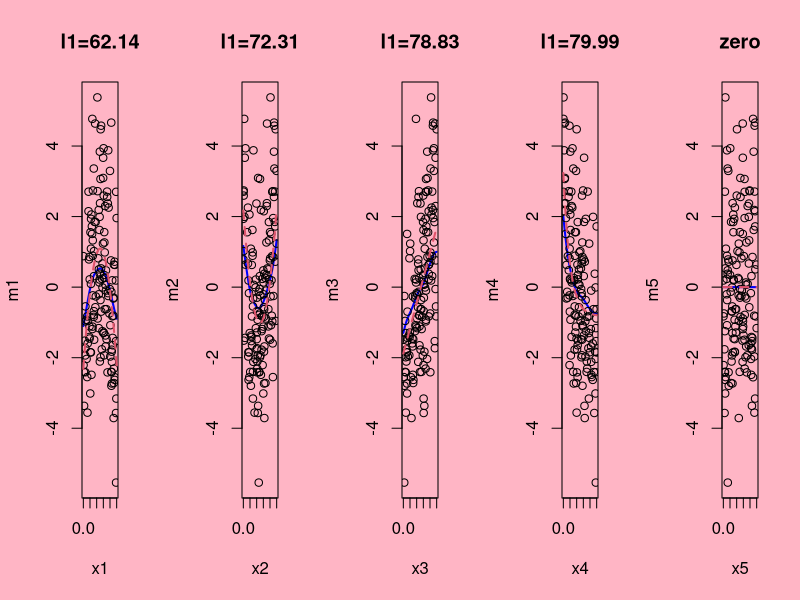

Write R code to recreate this figure.

soft.threshold = function(x,lambda) {
  return(sign(x) * (abs(x)-lambda) * (abs(x) > lambda))
}

generator1 = function(n=150,d=50,sigma2=1){
 epsilon = rnorm(n,0,sigma2)
 M = matrix(NA,nrow=n,ncol=d)
 x = matrix(runif(d*n,-2.5,2.5),nrow=n,ncol=d)
 for(p in c(1:d)){
   if(p==1){ M[,p] = -x[,p]^2 - mean(-x[,p]^2)}
   if(p==2){ M[,p] = x[,p]^2 - mean(x[,p]^2)}
   if(p==3){ M[,p] = x[,p]}
   if(p==4){ M[,p] = exp(-x[,p])- mean(exp(-x[,p]))}
   if(p>4 ){ M[,p] = 0}
 }
 for(p in c(1:d)){
    x[,p] = (x[,p]-min(x[,p]))/(max(x[,p])-min(x[,p]))
 }
 M[,1:4]  = scale(M[,1:4])        # rescale the design matrix
 m        = apply(M[,c(1:d)],1,sum)     # mean function
 y        = m +  epsilon
 return(list(y=y,x=x,M=M))
}

kernel.smoothing.matrix = function(h, x) {
  n = length(x)
  S = matrix(0,n,n)
  for (i in 1:n) {
    tmp1  = x - x[i]
    w     = exp(-(tmp1)^2/(2*h^2))
    w     = w/sum(w)
    S[i,] = w
  }
  return(S)
}

local.linear.smoothing.matrix = function(h, x) {
  n = length(x)
  S = matrix(0,n,n)
  
  for (i in 1:n) {
    xdiff = x - x[i]
    w     = exp(-(xdiff)^2/(2*h^2))
    W     = diag(w/sum(w))
    X     = cbind(1,matrix(xdiff,n,1,byrow=TRUE))
    T     = solve(t(X) %*% W %*% X) %*% t(X) %*% W
    S[i,] = T[1,]
  }
  return(S)
}


plotM1 = function(y,x,M1,M){
  d   = ncol(M)
  res = y - apply(M1,1,sum)
  par(mfrow=c(1,5))
  for(i in c(1:min(d,10))){
    par(cex=1.0,cex.sub=1.0,cex.lab=1.0,bg="pink1")
      ord   = order(x[,i])
      M1[,i]= M1[,i]- mean(M1[,i])
      M[,i] = M[,i]- mean(M[,i])
      l = sum(abs(M1[,i]))
      if (l == 0) {
        s = "zero"
      }
      else {
        s = sprintf("l1=%.2f", sum(abs(M1[,i])))
      }
      plot(x[,i][ord], M1[,i][ord],ylim=c(min(y),max(y)),
           type='l',lwd=2,xlab=paste('x',i,sep=''),
           ylab=paste('m',i,sep=''),col='blue',main=s)
      points(x[,i][ord],y[ord],lwd=1)
      lines(M[,i][ord]~x[,i][ord],lty=2,lwd=2,col=2)
  }

  num.zeros = 0
  for (i in 1:d) {
    M1[,i] = M1[,i] - mean(M1[,i])
    l1 = sum(abs(M1[,i]))
    if (l1 == 0) {
      num.zeros = num.zeros + 1
    }
  }
  cat(sprintf("Number of zeros: %d of %d\n", num.zeros, d))
}

# the functional thresholded backfitting algorithm
#----------------------------------------------------------------
# Functionality: functional shrinked backfitting algorithm
#   output - M1: the fitted component function matrix
#   input  - y: the response, x: design, M: plug-in bandwidth
#              lambda: the regularizor, maxStep: maximum run
#----------------------------------------------------------------
backfit = function(x,y,h,lambda,maxStep = 100){
  d  = ncol(x)
  n  = length(y)
  M1 = matrix(0,n,d)
  alpha = rep(1,d)
  S  = matrix(0,d,n*n)

  cat("constructing smoothing matrices...\n")
  for (i in 1:d) {
    #W = kernel.smoothing.matrix(h[i],x[,i])
    W = local.linear.smoothing.matrix(h[i],x[,i])
    #cat("i: ", i, "\n")
    S[i,] = as.vector(W)
  }
  
  cat("lambda=",lambda,"\n")
  order = sample(d,d)  # visit the variables in a random order
  cat("Variable order: ", order[1:min(length(order),8)], "...\n")

  for (iter in c(1:maxStep)){
    curfit    = apply(M1 %*% diag(alpha), 1, sum)
    
    for(i in order) {
      Z = y - M1[,-i] %*% alpha[-i]
      Si = matrix(S[i,],n,n)
      f = as.vector(Si %*% Z)
      norm = sqrt(t(f) %*% f / n)
      M1[,i] = f / norm
      M1[,i] = M1[,i] - mean(M1[,i])
      alpha[i] = soft.threshold(norm, lambda)
    }
    newfit    = apply(M1 %*% diag(alpha),1,sum)
    tmp       = sqrt(sum((curfit-newfit)^2))
    if(tmp<1e-6){ break }
    cat(sprintf("Iteration %d: l2-distance=%f\n", iter, tmp))
    if(iter==maxStep){cat('maximum steps reached!','\n')}
  }
  
  return(list(M=(M1 %*% diag(alpha)), beta=alpha))
}


example1 = function(n=150,d=50,lambda=.4,sigma2=1,h0=.1) {
  out = generator1(n,d,sigma2)
  y = out$y
  x = out$x
  M = out$M
  n = length(y)
  d = ncol(x)

  h = rep(1,d)
  if (h0 != 0) { h = rep(h0,d) }
  else {h =rep(.8*h/(n^0.2),d)}  # the plug-in bandwidths
  cat("bandwidth: ",h[1],"\n")

  tmp = backfit(x,y,h,lambda,maxStep=100)
  Mc = tmp$M
  plotM1(y,x,Mc,M)
  #return(list(y=y,x=x,M1=M1,M=M))
}

example1(n=150,d=5,lambda=.4,sigma2=.1,h0=.1)

